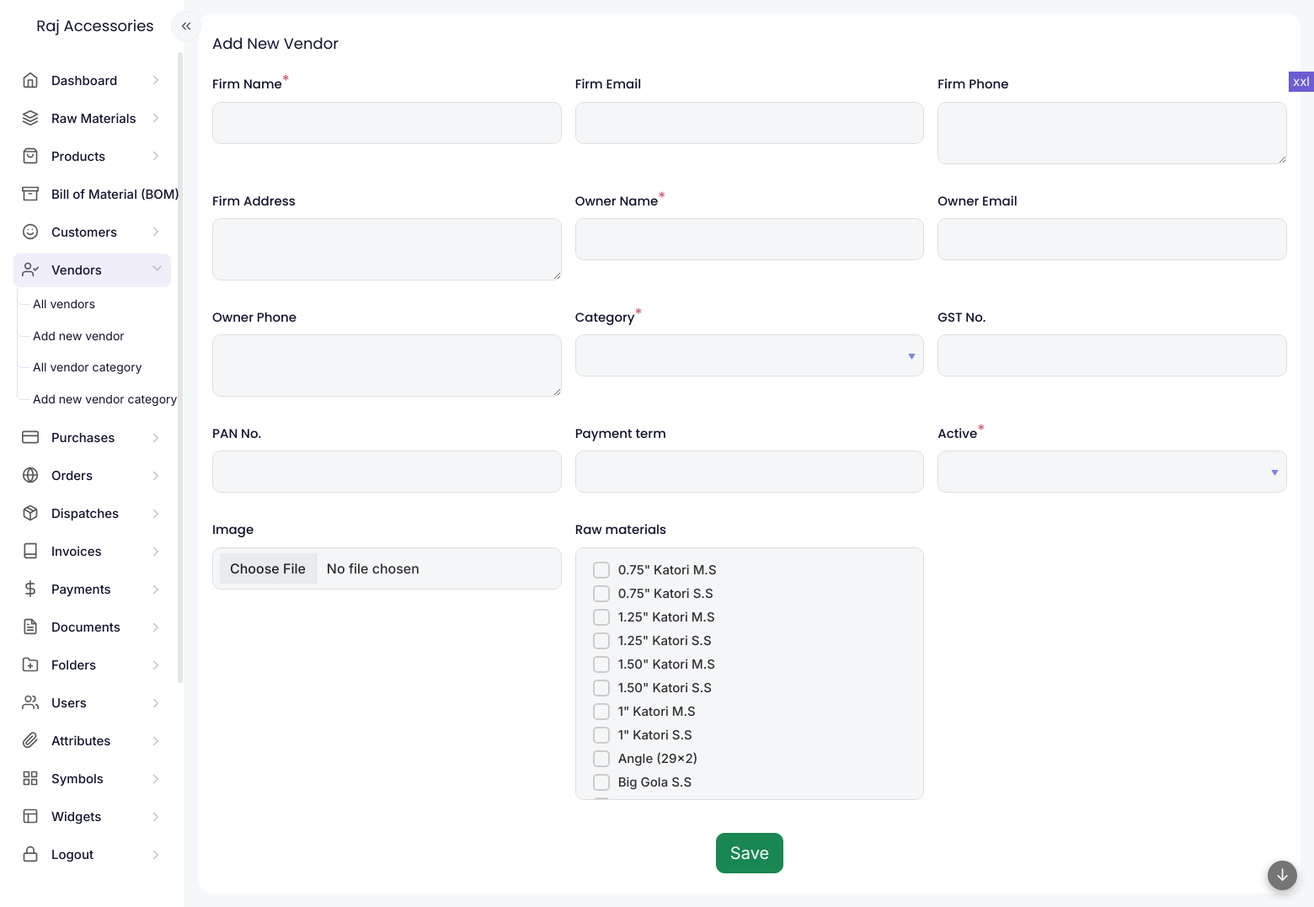
The app's page /modules/vendors/vendor-form.php (signed in) with its own data.
### tables this page shows
CREATE TABLE IF NOT EXISTS `raw_materials` (
  `id` int NOT NULL AUTO_INCREMENT,
  `raw_material` varchar(255) DEFAULT NULL,
  `code` varchar(100) DEFAULT NULL,
  `unit` varchar(20) DEFAULT NULL,
  `description` text,
  `category` varchar(200) DEFAULT NULL,
  `image` int DEFAULT NULL,
  `auth_user` int DEFAULT NULL,
  `updated` int DEFAULT NULL,
  `created` varchar(35) DEFAULT NULL,
  PRIMARY KEY (`id`)
);

### common/functions.php (the view, shortened to what this page needs)
<?php
function widget_start($title = "", $class = "", $widget_title_class = "", $widget_wrapper_class = "", $options = "", $widget_options_class = "")
{
    echo '<div class="widgetwrapper col d-flex align-items-start  px-2 py-0 ' . $class . ' ">
 <div class="widget container-fluid py-4 px-3 overhide ' . $widget_wrapper_class . '">';
    if ($title != "") {
        echo "<div class='widget-title " . $widget_title_class . "'>";
        echo $title;
        echo "</div>";
    }
}
function widget_end()
{
    echo "</div>
 </div>";
}
?>
<?php
function form_field($vars, $data)
{
    $s = "";
    if ($vars["type"] == "submit") {
        $s = '<div class="' . $vars["class"] . '">';
        $s .= '<input type="submit" name="' . $vars["key"] . '" value="' . $vars["name"] . '" class="btn btn-success btn-lg">';
        $s .= '</div>';
    }
    else {
        $show_as_field = true;
        if ($show_as_field) {
            $parent_class = "";
            $s = '<div class="' . $vars["class"] . ' ' . $parent_class . '"><label for="' . $vars["key"] . '" class="form-label">' . $vars["name"] . '';
            $required = (isset($vars["required"]) && $vars["required"] == true) ? true : false;
            if ($required) {
                $s .= '<sup>*</sup>';
            }
            $s .= '</label>';
        }
        if ($vars["type"] == "display") {
            $s .= '<div class="form-display" name="' . $vars["key"] . '" id="' . $vars["key"] . '">' . get_value($data, $vars["key"]) . '</div>';
        }
        else if ($vars["type"] == "text") {
            $s .= '<input type="text" class="form-control" name="' . $vars["key"] . '" id="' . $vars["key"] . '" value="' . htmlspecialchars(get_value($data, $vars["key"])) . '" ' . ($required ? "required" : "") . '>';
            $s .= '<div class="invalid-feedback">Incorrect ' . $vars["name"] . ' value</div>';
        }
        else if ($vars["type"] == "hidden") {
            $s .= '<input type="hidden" class="form-control" name="' . $vars["key"] . '" id="' . $vars["key"] . '" value="' . get_value($data, $vars["key"]) . '" ' . '>';
        }
        else if ($vars["type"] == "textarea") {
            $s .= '<textarea class="form-control" name="' . $vars["key"] . '" id="' . $vars["key"] . '" ' . ($required ? "required" : "") . '>' . get_value($data, $vars["key"]) . '</textarea>';
            $s .= '<div class="invalid-feedback">Incorrect ' . $vars["name"] . ' value</div>';
        }
        else if ($vars["type"] == "select") {
            $s .= '<select class="form-control" readonly name="' . $vars["key"] . '" id="' . $vars["key"] . '" ' . ($required ? "required" : "") . '>';
            $sel = get_value($data, $vars["key"]);
            $s .= select_options($vars["options"], $sel);
            $s .= '</select><div class="invalid-feedback">Incorrect ' . $vars["name"] . ' value</div>';
        }
        else if ($vars["type"] == "select-attribute") {
            $s .= '<select class="form-control" name="' . $vars["key"] . '" id="' . $vars["key"] . '" ' . ($required ? "required" : "") . '>';
            $sel = get_value($data, $vars["key"]);
            $s .= select_attribute_options($vars["attributes"], $sel);
            $s .= '</select><div class="invalid-feedback">Incorrect ' . $vars["name"] . ' value</div>';
        }
        else if ($vars["type"] == "multi-checkbox") {
            $s .= '<div class="multi-check-list">';
            foreach ($vars["options"] as $k => $v) {
                $sel = "";
                $optid = $vars["option_id"];
                $optlabel = $vars["option_label"];
                $s .= '<input type="checkbox" ' . $sel . ' class="form-check-input" name="' . $vars["key"] . '[]" id="' . $vars["key"] . '-' . $v[$optid] . '" value="' . $v[$optid] . '"><label for="' . $vars["key"] . '-' . $v[$optid] . '">' . $v[$optlabel] . '</label><br>';
            }
            $s .= '</div>';
        }
        else if ($vars["type"] == "image-file") {
            $s .= '<input type="file" class="form-control" name="' . $vars["key"] . '" id="' . $vars["key"] . '" ' . ($required ? "required" : "") . '>';
            $s .= '<div class="invalid-feedback">Invalid ' . $vars["name"] . '</div>';
        }
        if ($show_as_field) {
            $s .= '</div>';
        }
    }
    return $s;
}
function fetch_data($vars)
{
    global $conn;
    $table = $vars["table"];
    $cols = $vars["columns"];
    $order = $vars["order"];
    $limit = $vars["limit"];
    $condition = $vars["condition"];
    if ($condition != "") {
        $condition = " WHERE " . $condition;
    }
    if (trim($order) != '') {
        if (strpos($order, " DESC") !== false || strpos($order, " ASC") !== false) {
            $order = ' ORDER BY ' . trim($order) . ' ';
        } else {
            $order = ' ORDER BY ' . trim($order) . ' ASC ';
        }
    }
    $ret = [];
    $sql = ' SELECT ' . $cols . ' FROM ' . $table . ' ' . $condition . ' ' . $order . ' ' . $limit . ' ';
    $querystr = $conn->query($sql);
    $totrows = mysqli_num_rows($querystr);
    if ($totrows > 0) {
        $inc = 0;
        while ($result = mysqli_fetch_object($querystr)) {
            foreach ($result as $key => $value) {
                $ret[$inc][$key] = $value;
            }
            $inc = $inc + 1;
        }
    }
    return $ret;
}

### assets/css/variables.css (style rules this page uses)
:root { --primary-color: #6c5dd3; --accent1-color: #0a869c; --accent2-color: #cc6a3a; --accent3-color: #468176; --success-color: #0a8f46; --warning-color: #867837; --danger-color: #d35d70; --info-color: #487ab1; --bs-primary-rgb: 108, 93, 211; --bs-accent1-rgb: 10, 134, 156; --bs-accent2-rgb: 204, 106, 58; --bs-accent3-rgb: 70, 129, 118; --bs-success-rgb: 10, 143, 70; --bs-warning-rgb: 134, 120, 55; --bs-danger-rgb: 211, 93, 112; --bs-info-rgb: 72, 122, 177; --primary-color-10: #f0eefb; --bg-color: #f5f8fa; --heading-color: #11142d; --large-heading-color: #292a38; --heading-font: "Poppins", sans-serif; --text-color: #303030; --text-font: "Inter", sans-serif; --br: 16px; --lightgrey-color: #bdbdbd; --form-bg: #f5f6f8; --widget-bg-color: #ffffff; --widget-border-color: transparent; }

### assets/css/layout.css (style rules this page uses)
:root { --side-nav-width: 220px; }

### assets/css/style.css (style rules this page uses)
body { min-height: 100vh; min-height: -webkit-fill-available; }
html { height: -webkit-fill-available; }
body { min-width: 375px; font-family: var(--text-font); font-size: 15px; line-height: 1.618; -webkit-font-smoothing: antialiased; -moz-osx-font-smoothing: grayscale; color: var(--text-color); background-color: var(--bg-color); overflow: hidden; max-width: 100%; width: 100%; }
.widget-title { font-family: var(--heading-font); font-size: 18px; line-height: 1.33333; color: var(--heading-color); margin-bottom: 0px; float: left; }
.overhide { overflow: hidden; }
.widget { background-color: var(--widget-bg-color); border-radius: var(--br); border-color: var(--widget-border-color); }

### assets/css/form.css (style rules this page uses)
.form-label sup { color: var(--danger-color); font-size: 18px; position: relative; top: -3px; }
.form-select, .form-control { border: 1px solid #dddddd; background-color: var(--form-bg); padding: 12px 20px; border-radius: 10px; color: var(--text-color); font-weight: 500; }
.form-label { font-weight: 500; color: var(--heading-color); font-family: var(--heading-font); }
.form-check-input[type=checkbox] { border-radius: 5px; }
.form-check-input { margin: 4px 10px 4px 0; border: 1px solid #f8f7fd; background-color: var(--form-bg); height: 20px; width: 20px; border: 2px solid #cccccc; }
.form-check-input+label { line-height: 28px; }
.btn { border-radius: 10px; }
.form-control[readonly] { background-color: var(--form-bg); }
.multi-check-list { width: 100%; display: inline-block; border: 1px solid #dddddd; padding: 10px; border-radius: 10px; height: auto; min-height: 50px; max-height: 300px; border: 1px solid #dddddd; background-color: var(--form-bg); padding: 12px 20px; border-radius: 10px; color: var(--text-color); font-weight: 500; overflow: auto; }
select.form-control { background-image: url(../images/sort_desc.png) !important; background-repeat: no-repeat; background-position: 99% 40%; }
.form-check-input, .form-check-label { cursor: pointer; }

### records on screen
raw_materials: raw_material "0.75\" Katori M.S"
raw_materials: raw_material "0.75\" Katori S.S"
raw_materials: raw_material "1.25\" Katori M.S"
raw_materials: raw_material "1.25\" Katori S.S"
raw_materials: raw_material "1.50\" Katori M.S"
raw_materials: raw_material "1.50\" Katori S.S"
raw_materials: raw_material "1\" Katori M.S"
raw_materials: raw_material "1\" Katori S.S"
raw_materials: raw_material "Angle (29x2)"
raw_materials: raw_material "Big Gola S.S"

### other values on screen
$title "Add New Vendor"
$vars["name"] "Firm Name Firm Email Firm Phone Firm Address Owner Name Owner Email Owner Phone Category GST No. PAN No. Payment term Active Image Raw materials"
